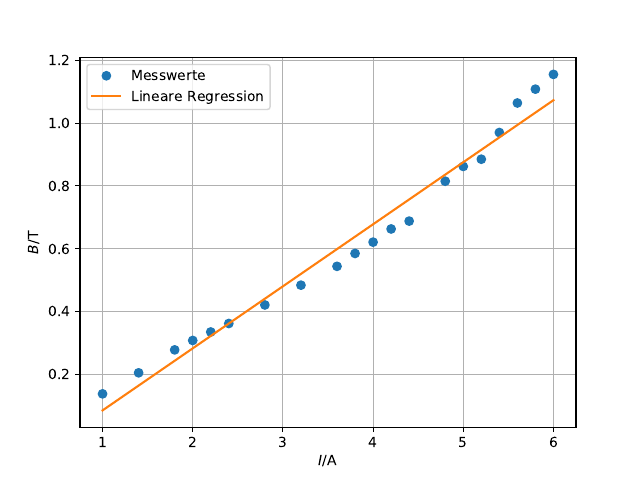

Write Python code to recreate this figure.
import numpy as np
import sympy
import matplotlib.pyplot as plt
from scipy.optimize import curve_fit
from pylab import figure, axes, pie, title, show

print('Graphikbitte')
print('Steigung','Y-Achsenabschnitt')
I, B = np.loadtxt('a.txt', unpack=True,delimiter=',')

def f(x,a, b):
    return a*x +b
Werte, Fehler = curve_fit(f, I, B)
print(Werte)
print(np.sqrt(np.diag(Fehler)))

x_new = np.linspace(I[0], I[-1], 500)

I1 = np.array([4.0,2.0,5.2])
B1 = Werte[0]*I1 + Werte[1]
print(B1)



plt.figure(1)
plt.plot(I,B,'o', label='Messwerte')
plt.plot(x_new,f(x_new,*Werte),'-', label='Lineare Regression')
plt.xlabel(r'$I/\mathrm{A}$')
plt.ylabel(r'$B/\mathrm{T}$')
plt.grid()
plt.legend()




plt.savefig('a.pdf')
print ('Fertig')
